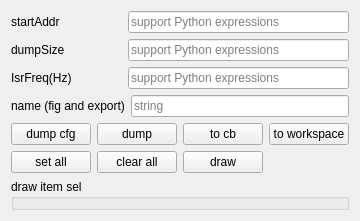
      <widget class="QWidget" name="tab_3">
       <attribute name="title">
        <string>dump</string>
       </attribute>
       <layout class="QVBoxLayout" name="verticalLayout_15" stretch="1,1,1,1,2,5">
        <item>
         <layout class="QHBoxLayout" name="horizontalLayout_19" stretch="1,2">
          <item>
           <widget class="QLabel" name="label_8">
            <property name="text">
             <string>startAddr</string>
            </property>
           </widget>
          </item>
          <item>
           <widget class="QLineEdit" name="lineEdit_sAddr">
            <property name="sizePolicy">
             <sizepolicy hsizetype="Expanding" vsizetype="Expanding">
              <horstretch>0</horstretch>
              <verstretch>0</verstretch>
             </sizepolicy>
            </property>
            <property name="inputMask">
             <string/>
            </property>
            <property name="text">
             <string/>
            </property>
            <property name="placeholderText">
             <string>support Python expressions</string>
            </property>
           </widget>
          </item>
         </layout>
        </item>
        <item>
         <layout class="QHBoxLayout" name="horizontalLayout_20" stretch="1,2">
          <item>
           <widget class="QLabel" name="label_9">
            <property name="text">
             <string>dumpSize</string>
            </property>
           </widget>
          </item>
          <item>
           <widget class="QLineEdit" name="lineEdit_dSize">
            <property name="sizePolicy">
             <sizepolicy hsizetype="Expanding" vsizetype="Expanding">
              <horstretch>0</horstretch>
              <verstretch>0</verstretch>
             </sizepolicy>
            </property>
            <property name="text">
             <string/>
            </property>
            <property name="placeholderText">
             <string>support Python expressions</string>
            </property>
           </widget>
          </item>
         </layout>
        </item>
        <item>
         <layout class="QHBoxLayout" name="horizontalLayout_21" stretch="1,2">
          <item>
           <widget class="QLabel" name="label_10">
            <property name="text">
             <string>IsrFreq(Hz)</string>
            </property>
           </widget>
          </item>
          <item>
           <widget class="QLineEdit" name="lineEdit_isrFreq">
            <property name="sizePolicy">
             <sizepolicy hsizetype="Expanding" vsizetype="Expanding">
              <horstretch>0</horstretch>
              <verstretch>0</verstretch>
             </sizepolicy>
            </property>
            <property name="text">
             <string/>
            </property>
            <property name="placeholderText">
             <string>support Python expressions</string>
            </property>
           </widget>
          </item>
         </layout>
        </item>
        <item>
         <layout class="QHBoxLayout" name="horizontalLayout_22" stretch="1,2">
          <item>
           <widget class="QLabel" name="label_11">
            <property name="text">
             <string>name (fig and export)</string>
            </property>
           </widget>
          </item>
          <item>
           <widget class="QLineEdit" name="lineEdit_figTitle">
            <property name="sizePolicy">
             <sizepolicy hsizetype="Expanding" vsizetype="Expanding">
              <horstretch>0</horstretch>
              <verstretch>0</verstretch>
             </sizepolicy>
            </property>
            <property name="text">
             <string/>
            </property>
            <property name="placeholderText">
             <string>string</string>
            </property>
           </widget>
          </item>
         </layout>
        </item>
        <item>
         <layout class="QGridLayout" name="gridLayout_3">
          <item row="1" column="2">
           <widget class="QPushButton" name="pushButton_draw">
            <property name="sizePolicy">
             <sizepolicy hsizetype="Minimum" vsizetype="Expanding">
              <horstretch>0</horstretch>
              <verstretch>0</verstretch>
             </sizepolicy>
            </property>
            <property name="text">
             <string>draw</string>
            </property>
           </widget>
          </item>
          <item row="0" column="2">
           <widget class="QPushButton" name="pushButton_cb">
            <property name="sizePolicy">
             <sizepolicy hsizetype="Minimum" vsizetype="Expanding">
              <horstretch>0</horstretch>
              <verstretch>0</verstretch>
             </sizepolicy>
            </property>
            <property name="text">
             <string>to cb</string>
            </property>
           </widget>
          </item>
          <item row="1" column="1">
           <widget class="QPushButton" name="pushButton_clearAll">
            <property name="sizePolicy">
             <sizepolicy hsizetype="Minimum" vsizetype="Expanding">
              <horstretch>0</horstretch>
              <verstretch>0</verstretch>
             </sizepolicy>
            </property>
            <property name="text">
             <string>clear all</string>
            </property>
           </widget>
          </item>
          <item row="0" column="0">
           <widget class="QPushButton" name="pushButton_dCfg">
            <property name="sizePolicy">
             <sizepolicy hsizetype="Minimum" vsizetype="Expanding">
              <horstretch>0</horstretch>
              <verstretch>0</verstretch>
             </sizepolicy>
            </property>
            <property name="text">
             <string>dump cfg</string>
            </property>
           </widget>
          </item>
          <item row="1" column="0">
           <widget class="QPushButton" name="pushButton_setAll">
            <property name="sizePolicy">
             <sizepolicy hsizetype="Minimum" vsizetype="Expanding">
              <horstretch>0</horstretch>
              <verstretch>0</verstretch>
             </sizepolicy>
            </property>
            <property name="text">
             <string>set all</string>
            </property>
           </widget>
          </item>
          <item row="0" column="1">
           <widget class="QPushButton" name="pushButton_dump">
            <property name="sizePolicy">
             <sizepolicy hsizetype="Minimum" vsizetype="Expanding">
              <horstretch>0</horstretch>
              <verstretch>0</verstretch>
             </sizepolicy>
            </property>
            <property name="text">
             <string>dump</string>
            </property>
           </widget>
          </item>
          <item row="0" column="3">
           <widget class="QPushButton" name="pushButton_2workspace">
            <property name="sizePolicy">
             <sizepolicy hsizetype="Minimum" vsizetype="Expanding">
              <horstretch>0</horstretch>
              <verstretch>0</verstretch>
             </sizepolicy>
            </property>
            <property name="text">
             <string>to workspace</string>
            </property>
           </widget>
          </item>
         </layout>
        </item>
        <item>
         <widget class="QGroupBox" name="groupBox_draw">
          <property name="title">
           <string>draw item sel</string>
          </property>
         </widget>
        </item>
       </layout>
      </widget>
